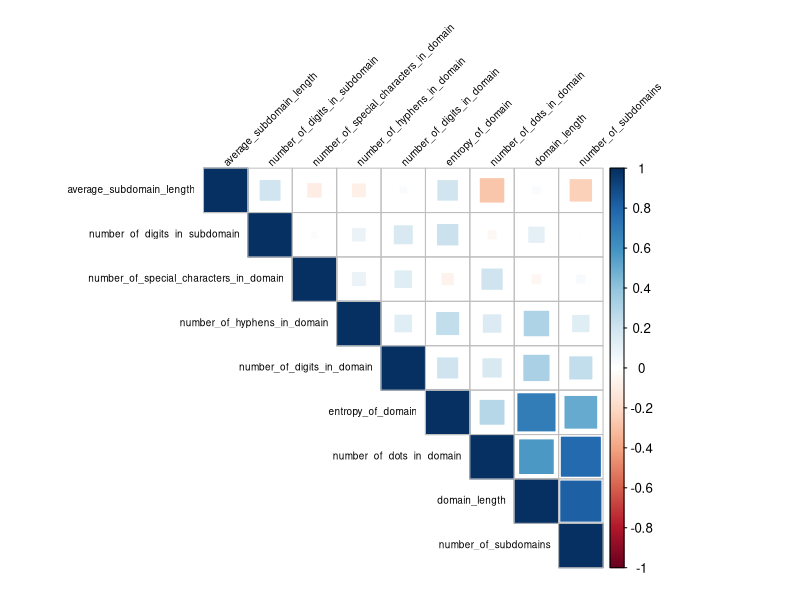
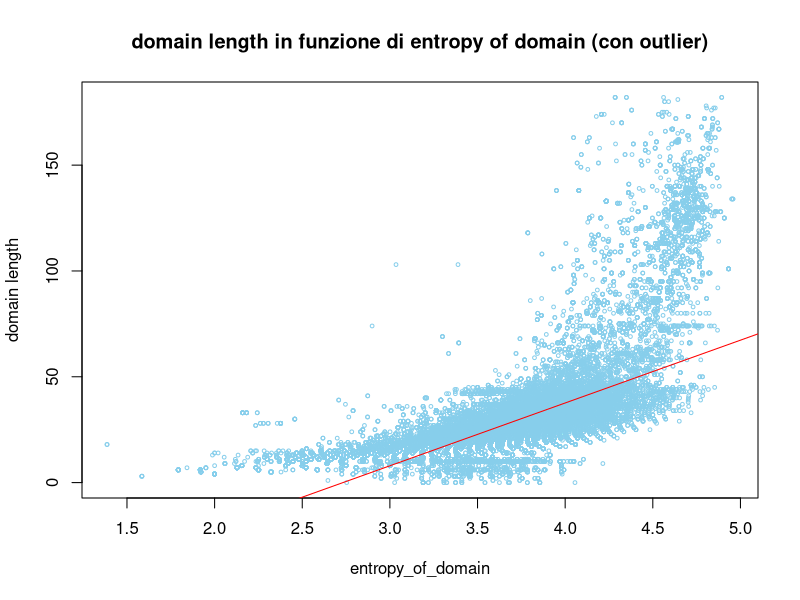
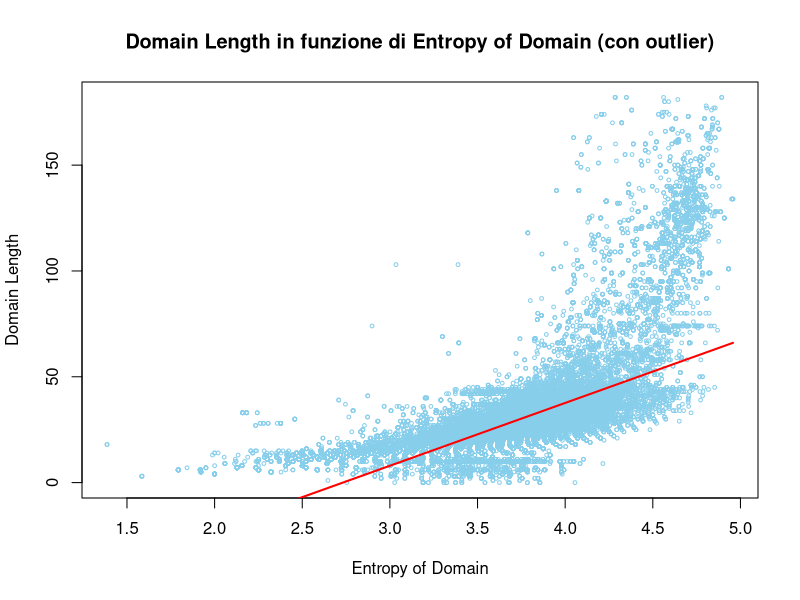
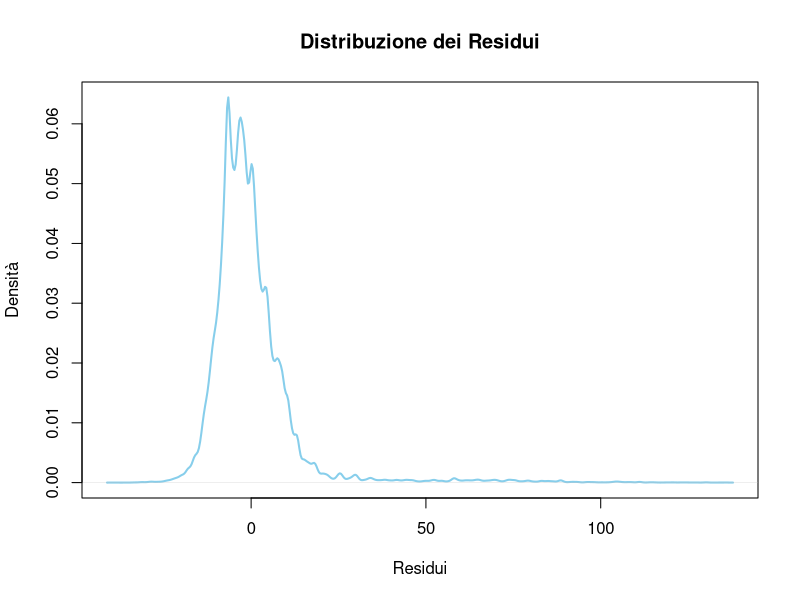

Recreate these plots in R, in order.
# Librerie----
library(corrplot)
library(data.table)

# Caricamento dataset ----
dataset <- read.csv("datasets/Dataset_Clean_Phishing_Domain.csv", header=TRUE, sep=",")

correlations <- cor(dataset)

corrplot(
  correlations,
  method = "square",  # Usa colori per rappresentare le correlazioni
  type = "upper",     # Mostra solo la parte superiore della matrice
  order = "hclust",   # Ordina le variabili in base alla correlazione
  tl.col = "black",   # Colore delle etichette delle variabili
  tl.cex = 0.6,       # Dimensione del testo delle etichette
  tl.srt = 45,        # Rotazione delle etichette
  cl.cex = 0.8        # Dimensione del testo della legenda
)

# Regressione lineare ----
# Il modello prevede la lunghezza del dominio in funzione all'entropia dello stesso
modello <- lm(domain_length ~ entropy_of_domain, data = dataset)
modello

risultati <- summary(modello)
risultati

plot(dataset$entropy_of_domain, dataset$domain_length, 
     xlab = "entropy_of_domain", ylab = "domain length",
     main = "domain length in funzione di entropy of domain (con outlier)",
     cex = 0.5, col = "skyblue")
abline(modello, col = "red")

# Scatterplot regressione lineare multipla ----

# Fissa un valore per number_of_subdomains, ad esempio la media
fixed_subdomains <- mean(dataset$number_of_subdomains)

# Calcola i valori previsti per domain_length con il modello
predicted_values <- predict(modello, newdata = data.frame(
  entropy_of_domain = dataset$entropy_of_domain,
  number_of_subdomains = fixed_subdomains
))

# Plot dei dati osservati
plot(dataset$entropy_of_domain, dataset$domain_length, 
     xlab = "Entropy of Domain", ylab = "Domain Length",
     main = "Domain Length in funzione di Entropy of Domain (con outlier)",
     cex = 0.5, col = "skyblue")

# Aggiunge la curva prevista dal modello
lines(sort(dataset$entropy_of_domain), 
      predicted_values[order(dataset$entropy_of_domain)], 
      col = "red", lwd = 2)

# Calcolo residui ----

residui <- resid(modello)

media_residui <- mean(residui)
cat(format(media_residui, scientific = FALSE, trim = TRUE))

valori_previsti <- fitted(modello)
valori_osservati <- dataset$domain_length

# Grafico di densità dei residui
plot(density(residui), 
     main = "Distribuzione dei Residui", 
     xlab = "Residui", ylab = "Densità", 
     col = "skyblue", lwd = 2)